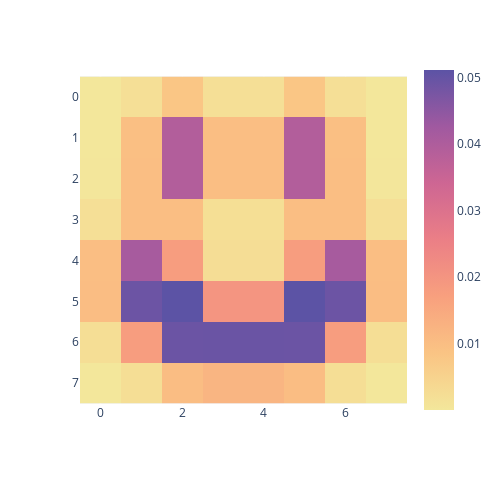

The code cell stored with this chart in its notebook:
### Code cell
imgen.load_image(pixel_art, blur_sigma=0.6, show_figure=True)

### Figure 1 — Plotly figure (JSON) as saved in the notebook; plotly's stock layout.template omitted (floating-point values rounded to 4 significant figures)
{"data": [{"coloraxis": "coloraxis", "hovertemplate": "x: %{x}<br>y: %{y}<br>color: %{z}<extra></extra>", "name": "0", "type": "heatmap", "xaxis": "x", "yaxis": "y", "z": [[3.128e-05, 0.002018, 0.008092, 0.002049, 0.002049, 0.008092, 0.002018, 3.128e-05], [0.000152, 0.009805, 0.03932, 0.009957, 0.009957, 0.03932, 0.009805, 0.000152], [0.0001828, 0.009927, 0.03935, 0.009958, 0.009958, 0.03935, 0.009927, 0.0001828], [0.002049, 0.009988, 0.01008, 0.00208, 0.00208, 0.01008, 0.009988, 0.002049], [0.009989, 0.04134, 0.01793, 0.002353, 0.002353, 0.01793, 0.04134, 0.009989], [0.01011, 0.04916, 0.05112, 0.01991, 0.01991, 0.05112, 0.04916, 0.01011], [0.00217, 0.0179, 0.04928, 0.04931, 0.04931, 0.04928, 0.0179, 0.00217], [6.209e-05, 0.00217, 0.01014, 0.01201, 0.01201, 0.01014, 0.00217, 6.209e-05]]}], "layout": {"coloraxis": {"colorscale": [[0, "rgb(243, 231, 155)"], [0.1667, "rgb(250, 196, 132)"], [0.3333, "rgb(248, 160, 126)"], [0.5, "rgb(235, 127, 134)"], [0.6667, "rgb(206, 102, 147)"], [0.8333, "rgb(160, 89, 160)"], [1, "rgb(92, 83, 165)"]]}, "height": 500, "margin": {"t": 60}, "width": 500, "xaxis": {"anchor": "y", "constrain": "domain", "domain": [0, 1], "scaleanchor": "y"}, "yaxis": {"anchor": "x", "autorange": "reversed", "constrain": "domain", "domain": [0, 1]}}}
